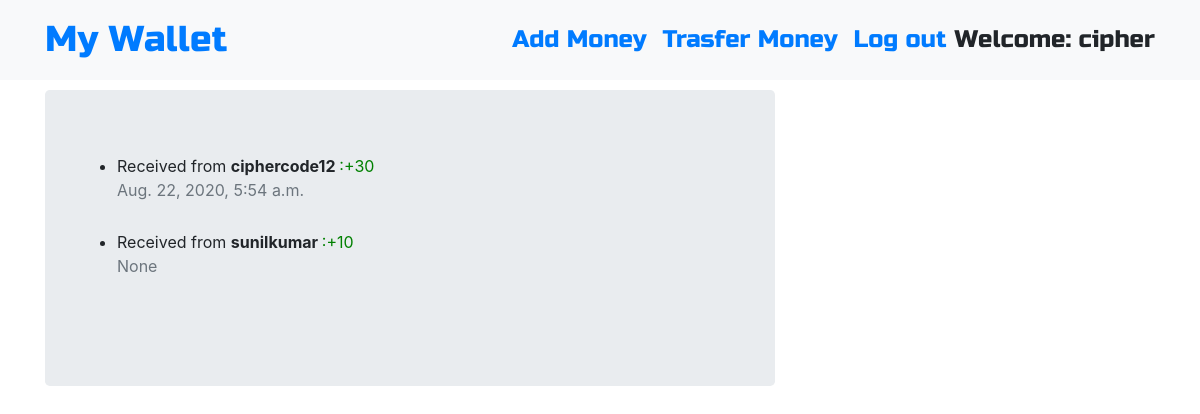
Screenshot of /wallet/passbook/ (signed in) with the database file from the repository.
### wallet/models.py (models this page shows)
class Transaction(models.Model):
    sender = models.CharField(max_length=255, null=True)
    receiver = models.CharField(max_length=255, null=True)
    amount=models.IntegerField(default = 0)
    timestamp = models.DateTimeField(max_length=255, null=True)

### wallet/views.py (the view)
# urls.py: path('passbook/', views.passbook, name='passbook'),
def passbook(request):
    send_money = Transaction.objects.filter(sender=request.user).order_by('-timestamp')
    receive_money = Transaction.objects.filter(receiver=request.user).order_by('-timestamp')
    wallet_money  =Transaction.objects.filter(sender=request.user,receiver=request.user).order_by('-timestamp')
    context ={'send_money':send_money ,'receive_money':receive_money, 'wallet_money':wallet_money}
    return render(request,'wallet/passbook.html',context)

### templates/wallet/passbook.html (shortened to what this page needs)
{% extends "base.html" %}
{% block content %}
<div class="jumbotron">
<ul>
    {% for ph in receive_money %}
    {% if ph.sender != ph.receiver %}
    <li>
        Received from <b> {{ph.sender}} </b> <span style='color:green'> :+{{ph.amount }}</span> <br> <div class="mb-1 text-muted">{{ph.timestamp}}</div>
    </li>
    <br>
    {% endif %}
    {% endfor %}
</ul>
</div>
{% endblock %}

### templates/base.html (shortened to what this page needs)
<!DOCTYPE html>
{% load static %}
<html>
  <head>
    <link rel="stylesheet" href="https://stackpath.bootstrapcdn.com/bootstrap/4.1.3/css/bootstrap.min.css"
>
    <link href="https://maxcdn.bootstrapcdn.com/font-awesome/4.7.0/css/font-awesome.min.css" rel="stylesheet">
    <link rel="stylesheet" href="//cdn.jsdelivr.net/medium-editor/latest/css/medium-editor.min.css" type="text/css" media="screen" charset="utf-8">
    <link rel="stylesheet" href="{% static 'css/blog.css' %}">
  </head>
  <body class='loader'>
    <nav class="navbar navbar-expand-lg bg-light techfont">
      <div class="container">
        <div class="navbar-nav align-items-center">
          <a class="navbar-brand bigbrand" href="{% url 'dashboard' %}">My Wallet </a>
        </div>
        <div class="navbar-nav align-items-center ml-auto">
          {% if user.is_authenticated %}
            <a class="nav-item nav-link" href="{% url 'addmoney' %}">Add Money</a>
            <a class="nav-item nav-link" href="{% url 'transfer' %}">Trasfer Money</a>
            <a class="nav-item nav-link" href="{% url 'logout' %}">Log out</a>
            <a >Welcome: {{ user.username }}</a>
          {% else %}
            <a class="nav-item nav-link" href="{% url 'signup' %}">Sign up</a>
            <a class="nav-item nav-link" href="{% url 'login' %}" aria-label="Login">
              <span class="fa fa-user" aria-hidden="true"></span></a>
          {% endif %}
        </div>
      </div>
    </nav>
          <div class="content container">
              <div class="row">
                  <div class="col-md-8">
                    <div class="blog_posts">
                      {% block content %}
                      {% endblock %}
                    </div>
                  </div>
              </div>
          </div>
  </body>
</html>

### static/css/blog.css (style rules this page uses)
.techfont { font-family: 'Russo One', sans-serif; font-size: 1.5em; margin-bottom: 10px; }
.bigbrand { font-size: 1.5em; }
.loader { filter:hue-rotate(0deg); color: linear-gradient(45deg,#0f8,#08f); animation:hue 5000ms infinite linear; }

### rows the page displays
Transaction: sender "ciphercode12", amount "30", timestamp "Aug. 22, 2020, 5:54 a.m."
Transaction: sender "sunilkumar", amount "10", timestamp "None"

### other values shown
{{ user.username }} "cipher"
